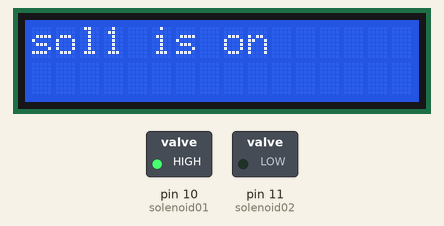
Recording of a sketch running on a simulated Arduino Uno, built with avr-gcc and run on an emulated ATmega328P. On the bench: 16×2 character LCD, switched loads named in the sketch (green lamp = pin HIGH). What the sketch prints to the serial monitor is not drawn.

Above: at 0.1 s.
At 1.1 s:
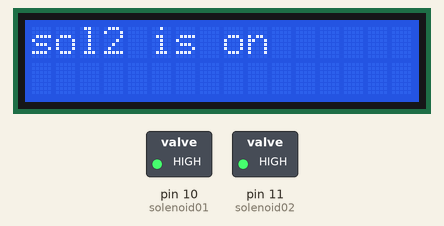
At 30.2 s:
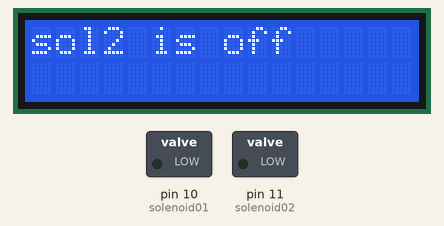
At 60.2 s:
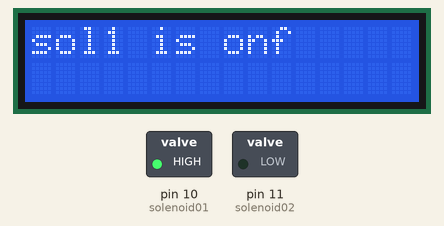
Timing chart, 0 to 122.7 s (numbered marks = the images above):
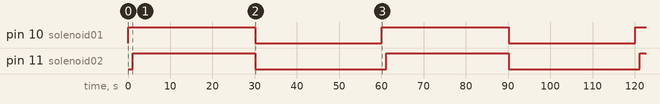

The sketch:

melloTime.ino
```cpp
#include <Wire.h>
#include <LCD_I2C.h>

LCD_I2C lcd(0x27, 16, 2);


const int btnPin = 2;  //button pin
const int solenoid01 = 10;
const int solenoid02 = 11;

int btnState = 0;  //  button hi/lo


// the setup function runs once when you press reset or power the board
void setup() {

  // initialize digital pin LED_BUILTIN as an output.
  pinMode(solenoid01, OUTPUT);
  pinMode(solenoid02, OUTPUT);
  pinMode(btnPin, INPUT);
  Serial.begin(9600);
  lcd.begin();
  lcd.backlight();
}

void loop() {
    digitalWrite(solenoid01, HIGH);
    Serial.println("sol 1 is on    ");
    Serial.println(millis()/60);
    lcd.setCursor(0, 0);
    lcd.print("sol1 is on");
    delay(1000);
    digitalWrite(solenoid02, HIGH);
    Serial.println("sol 2 is on    ");
    Serial.println(millis()/60);
    lcd.setCursor(0, 0);
    lcd.print("sol2 is on    ");
    delay(29000);
    digitalWrite(solenoid01, LOW);
    Serial.println("sol 1 is off    ");
    Serial.println(millis()/60);
    lcd.setCursor(0, 0);
    lcd.print("sol1 is off");
    digitalWrite(solenoid02, LOW);
    Serial.println("sol 2 is off    ");
    Serial.println(millis()/60);
    lcd.setCursor(0, 0);
    lcd.print("sol2 is off");
    delay(30000);


}
```

Measured:
- by itself, pin 10 (solenoid01): alternates HIGH for 30.0 s and LOW for 30.0 s
- by itself, pin 11 (solenoid02): alternates HIGH for 29.0 s and LOW for 31.0 s
- by itself, everything shown: repeats every 60.0 s, in 3 steps
- what the display in image 1 shows lasts 29.0 s, from 1.1 s to 30.1 s
- what the display in image 2 shows lasts 30.0 s, from 30.1 s to 60.1 s
